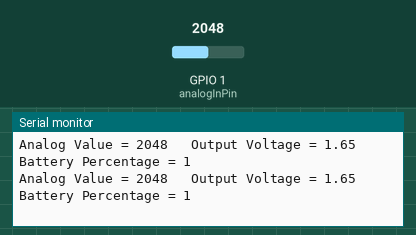
Recording of a sketch running on a simulated ESP32. Parts: the last lines printed to the serial monitor. The inputs (shaded band) are chosen by the test bench; at power-on: GPIO 1 (analogInPin) = 2048.

Above: at 1.8 s.
1.9 s: GPIO 1 (analogInPin) set to 2866
At 2.8 s:
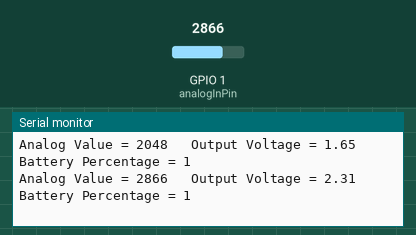
3.4 s: GPIO 1 (analogInPin) set to 3603
At 4.8 s:
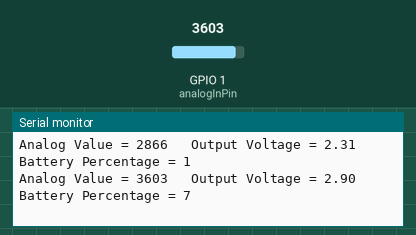
Timing chart, 0 to 6.4 s (numbered marks = the images above; inputs shaded):
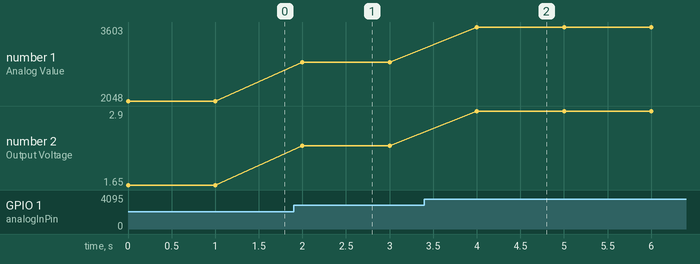

Measured:
- after the input at 1.9 s, the serial monitor: prints a new line after 0.10 s (image 1)
- after the input at 3.4 s, the serial monitor: prints a new line after 0.60 s (image 2)
- plotted number 1: 2048 → 2866 after the input at 1.9 s, 2866 → 3603 after the input at 3.4 s
- plotted number 2: 1.65 → 2.31 after the input at 1.9 s, 2.31 → 2.9 after the input at 3.4 s

The sketch:

battery_indicator.ino
```cpp
// Need to add this include
#include <driver/adc.h>

#define analogInPin  1 //1 and 13 are working fine
int sensorValue; // Analog output of the sensor
float referenceVoltage = 3.3;
 int adcMaxValue = 4095;
float calibration = 0.36; // Adjust this value based on multimeter readings
int bat_percentage;

void setup() {
  Serial.begin(115200);
}
void loop() {
  sensorValue =  analogRead(analogInPin);
  float voltage = ((sensorValue * referenceVoltage) / adcMaxValue); // Adjust calculation as per your voltage divider and calibration

  bat_percentage = mapfloat(voltage, 2.8, 4.2, 0, 100); // 2.8V as Battery Cut off Voltage & 4.2V as Maximum Voltage

  if (bat_percentage >= 100) {
    bat_percentage = 100;
  }
  if (bat_percentage <= 0) {
    bat_percentage = 1;
  }
  Serial.print("Analog Value = ");
  Serial.print(sensorValue);

  Serial.print("\t Output Voltage = ");
  Serial.print(voltage);
  Serial.print("\t Battery Percentage = ");
  Serial.println(bat_percentage);
  delay(1000);
}

float mapfloat(float x, float in_min, float in_max, float out_min, float out_max) {
  return (x - in_min) * (out_max - out_min) / (in_max - in_min) + out_min;
}
```
